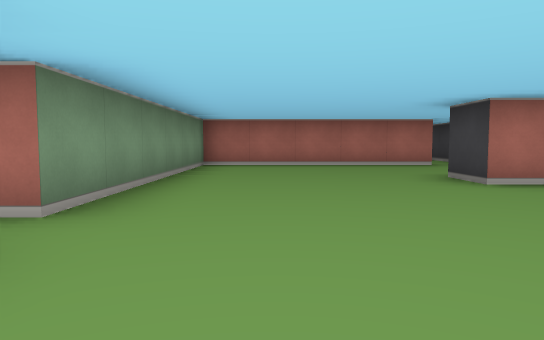
view 1 (above)

22 first-person views from a walk through a cub3D maze. The camera is about half as high as the walls, tilts 4° down and sees 70° across. The floor is counted in squares. Each view is taken from the middle of a square. On the plan, view 1 faces up. The plan holds only what a view shows up to about 9 squares ahead; the rest is blank.

view 2
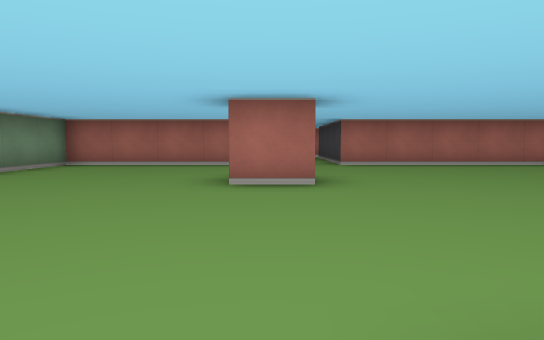

view 3
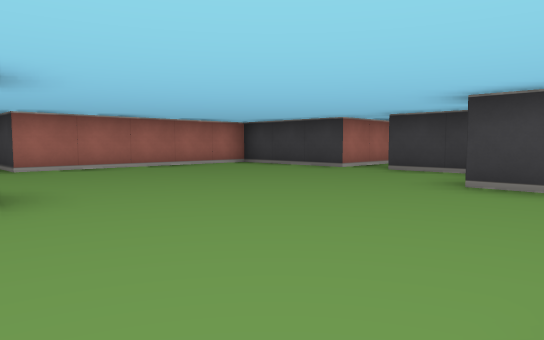

view 4
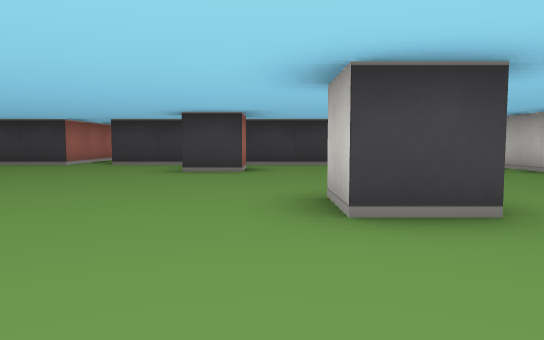

view 5
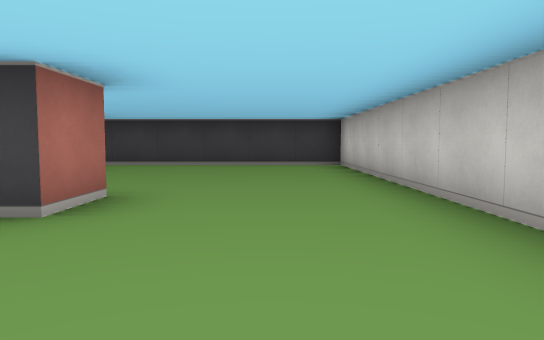

view 6
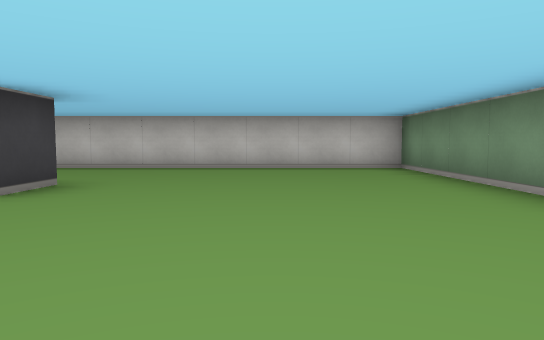

view 7
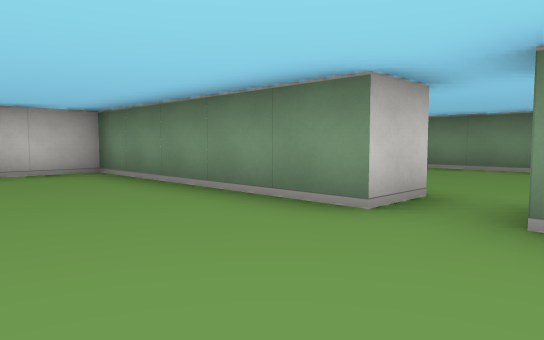

view 8
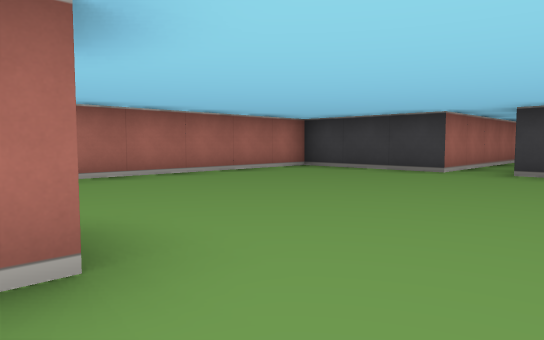

view 9
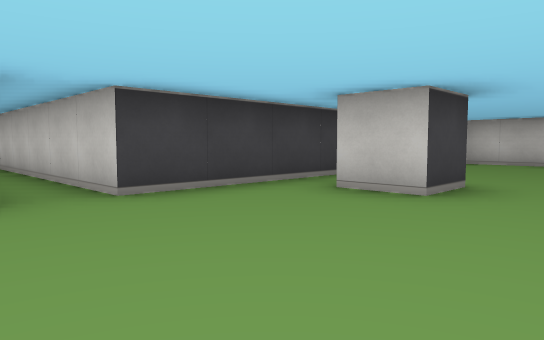

view 10
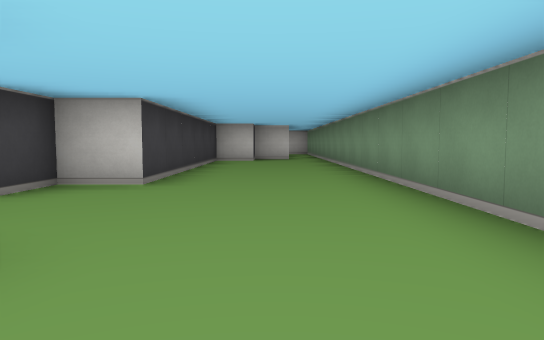

view 11
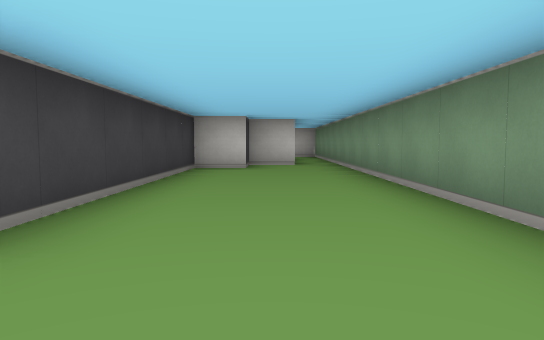

view 12
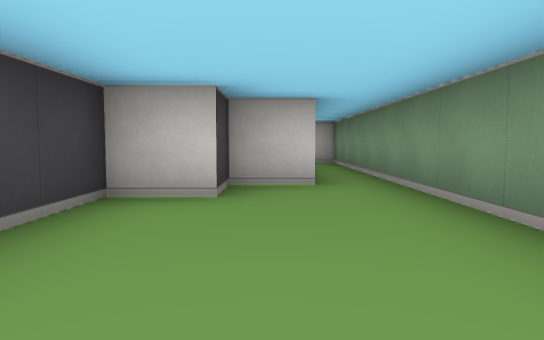

view 13
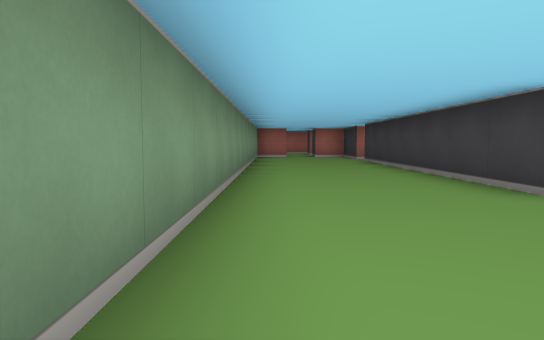

view 14
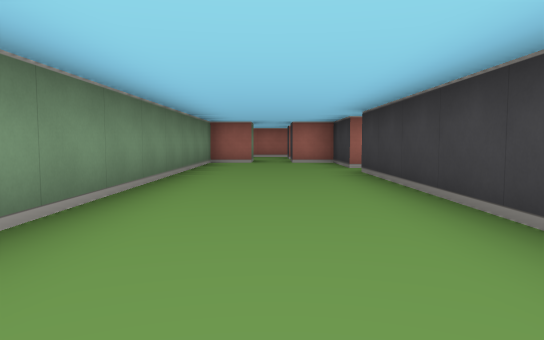

view 15
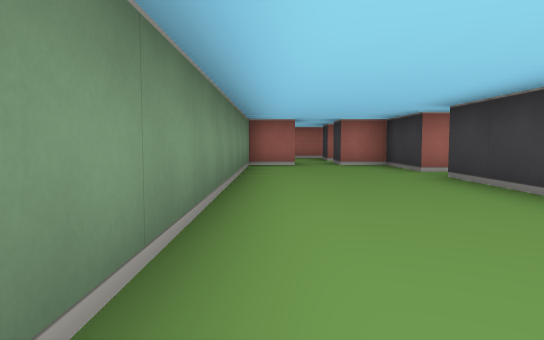

view 16
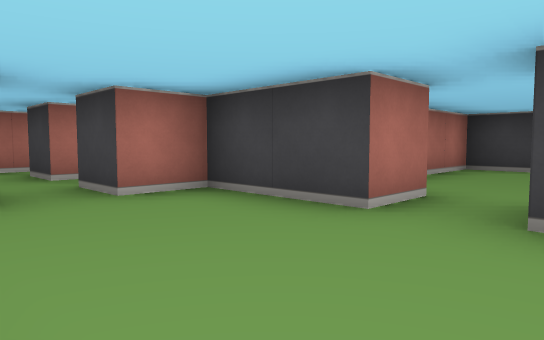

view 17
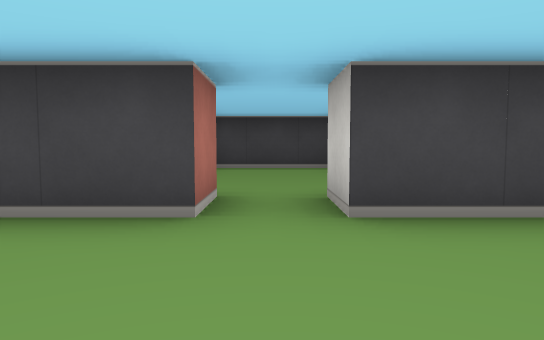

view 18
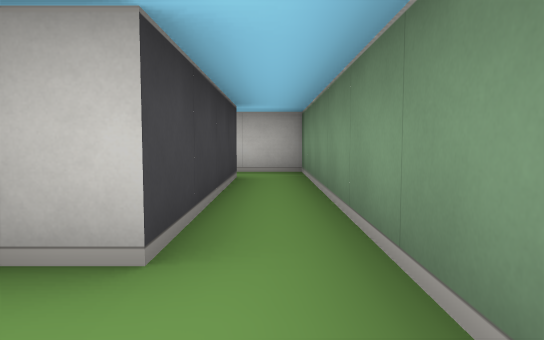

view 19
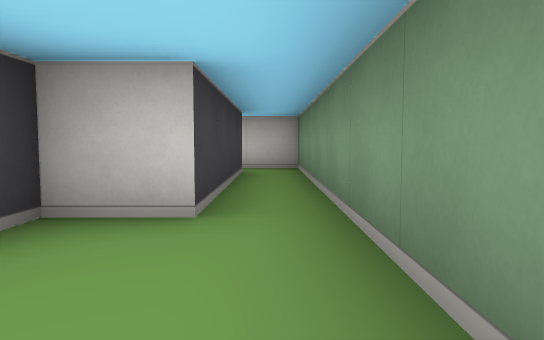

view 20
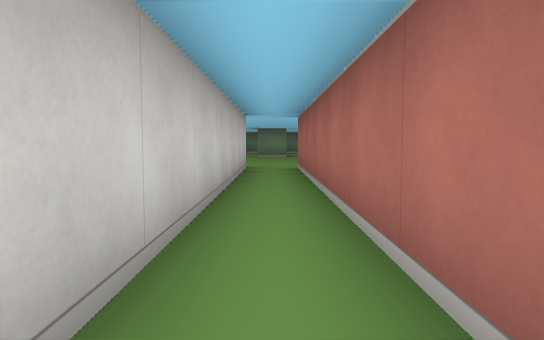

view 21
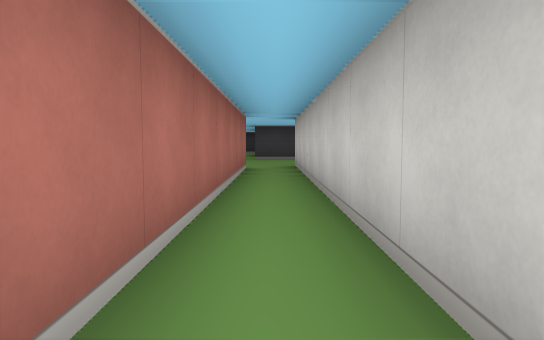

view 22
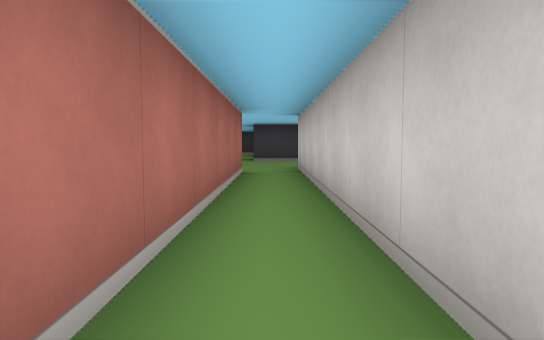

### Floor plan
Points are (right, up) in squares from view 1. A wall is a line through its corners. A room is listed if a view was taken in it or the views show most of it. See-through windows are left out.
Room 1 (views 1, 2, 3, 4, 5, 6, 7, 8, 9, 20, 21, 22)
walls: (3.6, 4.5) (2.5, 4.5) (2.5, 5.5); (4.5, -0.5) (3.5, -0.5) (3.5, 0.5) (4.5, 0.5); (8.4, 1.5) (7.5, 1.5) (7.5, 2.5) (8.5, 2.5); (3.6, 8.5) (-1.5, 8.5) (-1.5, 2.5) (-1.9, 2.5); (-2.5, 1.5) (-1.5, 1.5) (-1.5, -3.5) (9.5, -3.5) (9.5, 4.5) (21.5, 4.5); (21.4, 5.5) (9.5, 5.5) (9.5, 8.5) (4.5, 8.5)
ways out: opening at (-2, 2) to room 2; opening at (4, 9); opening at (22, 5)
Room 2 (views 10, 11, 12, 13, 14, 15, 16, 17, 18, 19)
walls: (-3.5, 3.5) (-3.5, 10.5); (-3.5, 11.5) (-3.5, 13.5) (-4.5, 13.5); (-5.5, 13.5) (-6.5, 13.5) (-6.5, -10.5); (-5.5, -10.5) (-5.5, -6.5) (-4.5, -6.5) (-4.5, -5.5) (-3.5, -5.5) (-3.5, 0.5) (-2.5, 0.5) (-2.5, 1.5)
ways out: opening at (-2, 2) to room 1; opening at (-3, 11) to room 3; opening at (-6, -10); opening at (-5, 14)
Room 3 (no view inside)
walls: (-2.4, 11.5) (-3.5, 11.5); (-3.5, 10.5) (-2.5, 10.5); (1.5, 9.9) (1.5, 12.5) (-0.2, 12.5)
ways out: opening at (-3, 11) to room 2

Positions as (right, up) in squares from view 1, and headings:
1: (0, 0), facing up
2: (3, 0), facing up
3: (3, 1), facing up-right
4: (1, 1), facing right
5: (1, -2), facing right
6: (1, 4), facing down
7: (1, 3), facing down-left
8: (3, 3), facing up-right
9: (6, 6), facing down-right
10: (-5, 5), facing down
11: (-5, 2), facing down
12: (-5, -2), facing down
13: (-6, 0), facing up
14: (-5, 4), facing up
15: (-6, 5), facing up
16: (-6, 10), facing up-right
17: (-6, 11), facing right
18: (-6, -5), facing down
19: (-6, -4), facing down
20: (17, 5), facing left
21: (14, 5), facing right
22: (15, 5), facing right
